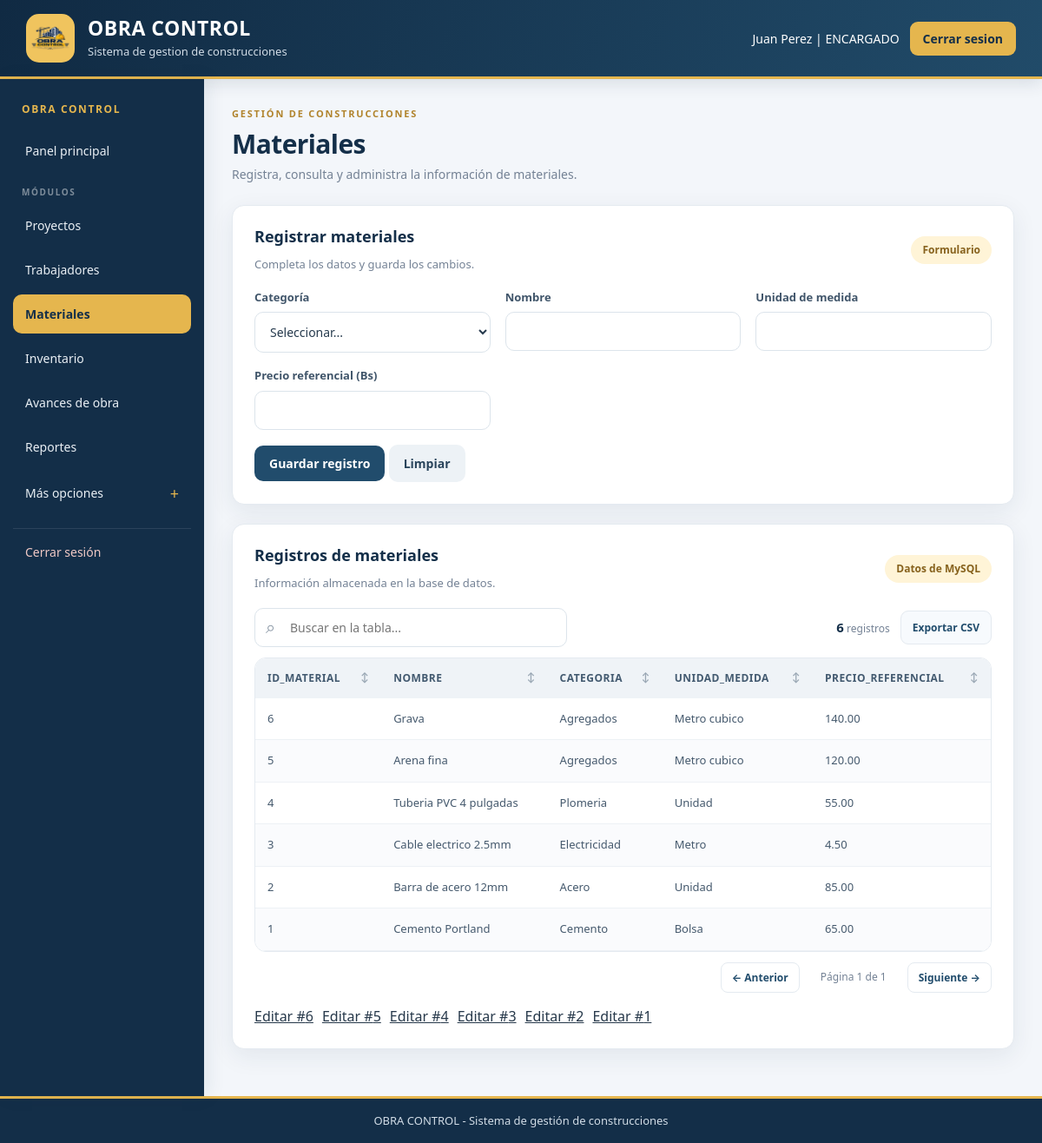
The app's page /encargado/materiales.php (signed in) with its own data.
### tables this page shows
CREATE TABLE material (
    id_material INT UNSIGNED AUTO_INCREMENT PRIMARY KEY,
    id_categoria INT UNSIGNED NOT NULL,
    nombre VARCHAR(120) NOT NULL,
    unidad_medida VARCHAR(30) NOT NULL,
    precio_referencial DECIMAL(10,2) NOT NULL DEFAULT 0,

    CONSTRAINT chk_material_precio
    CHECK (precio_referencial >= 0),

    CONSTRAINT fk_material_categoria
    FOREIGN KEY (id_categoria)
    REFERENCES categoria_material(id_categoria)
);

CREATE TABLE categoria_material (
    id_categoria INT UNSIGNED AUTO_INCREMENT PRIMARY KEY,
    nombre VARCHAR(100) NOT NULL UNIQUE,
    descripcion VARCHAR(200)
);

### encargado/materiales.php (the view, shortened to what this page needs)
<?php
require_once '../conexion.php';
require_once '../funciones.php';
$registro_editar = null;
$resultado = $conn->query("SELECT m.id_material,m.nombre,c.nombre AS categoria,m.unidad_medida,m.precio_referencial FROM material m INNER JOIN categoria_material c ON m.id_categoria=c.id_categoria ORDER BY m.id_material DESC");
?>
<!DOCTYPE html>
<html lang="es">
<head>
    <link rel="stylesheet" href="../css/estilo.css">
</head>
<body>
    <?php include '../encabezado.php';
    include '../menu.php'; ?>
    <section class="titulo-pagina"><span class="sobre-titulo">GESTIÓN DE CONSTRUCCIONES</span>
        <h2 class="titulo-seccion">Materiales</h2>
        <p>Registra, consulta y administra la información de materiales.</p>
    </section>
    <section class="tarjeta">
        <div class="encabezado-tabla">
            <div>
                <h3 class="titulo-tarjeta"><?php echo $registro_editar ? 'Editar registro' : 'Registrar materiales'; ?>
                </h3>
                <p>Completa los datos y guarda los cambios.</p>
            </div><span class="etiqueta">Formulario</span>
        </div>
        <form method="POST" class="rejilla-formulario"><input type="hidden" name="id_registro"
            <div><label class="etiqueta-campo">Categoría</label><select name="id_categoria" required>
                    <option value="">Seleccionar...</option>
                </select></div>
            <div><label class="etiqueta-campo">Nombre</label><input type="text" name="nombre"
                    value="<?php echo htmlspecialchars((string) ($registro_editar['nombre'] ?? '')); ?>" required></div>
            <div><label class="etiqueta-campo">Unidad de medida</label><input type="text" name="unidad_medida"
                    value="<?php echo htmlspecialchars((string) ($registro_editar['unidad_medida'] ?? '')); ?>" required>
            </div>
            <div><label class="etiqueta-campo">Precio referencial (Bs)</label><input type="number"
                    name="precio_referencial"
                    value="<?php echo htmlspecialchars((string) ($registro_editar['precio_referencial'] ?? '')); ?>"
                    step="0.01" min="0" required></div>
            <div class="campo-completo"><button type="submit" class="boton-principal" name="guardar">Guardar
                    registro</button> <a class="boton boton-secundario" href="materiales.php">Limpiar</a></div>
        </form>
    </section>
    <section class="tarjeta">
        <div class="encabezado-tabla">
            <div>
                <h3 class="titulo-tarjeta">Registros de materiales</h3>
                <p>Información almacenada en la base de datos.</p>
            </div><span class="etiqueta">Datos de MySQL</span>
        </div><?php mostrar_tabla($resultado); ?>
        <div class="lista-acciones">
            <?php if ($resultado && $resultado->num_rows > 0) {
                $resultado->data_seek(0);
                while ($fila_accion = $resultado->fetch_assoc()) { ?><span><a
                            href="?editar=<?php echo (int) $fila_accion['id_material']; ?>">Editar
                            #<?php echo (int) $fila_accion['id_material']; ?></a></span><?php }
            } ?></div>
    </section>
    <?php include '../menu_final.php'; ?>
</body>
</html>

### funciones.php (shortened to what this page needs)
<?php
function mostrar_tabla($resultado)
{
    $campos = $resultado->fetch_fields();
    $columnas = [];
    foreach ($campos as $campo) {
        $columnas[] = $campo->name;
    }
    $filas = [];
    while ($fila = $resultado->fetch_assoc()) {
        $filas[] = $fila;
    }
    echo "<div class='modulo-tabla'><div class='herramientas-tabla'>";
    echo "<div class='busqueda-tabla'><span class='icono-buscar'>⌕</span><input type='search' class='campo-busqueda-tabla' placeholder='Buscar en la tabla...' aria-label='Buscar en la tabla'></div>";
    echo "<div class='acciones-tabla'><span class='contador-filas'><strong>" . count($filas) . "</strong> registros</span><button type='button' class='boton-exportar' onclick='exportarTabla(this)'>Exportar CSV</button></div></div>";
    echo "<div class='contenedor-tabla'><table class='tabla-datos'><thead><tr>";
    foreach ($columnas as $indice => $columna) {
        echo "<th class='cabecera-ordenable' data-columna='" . $indice . "' tabindex='0'>" . htmlspecialchars($columna) . "<span class='icono-orden'>↕</span></th>";
    }
    echo "</tr></thead><tbody>";
    foreach ($filas as $fila) {
        echo "<tr>";
        foreach ($columnas as $columna) {
            echo "<td>" . htmlspecialchars((string) ($fila[$columna] ?? "")) . "</td>";
        }
        echo "</tr>";
    }
    echo "</tbody></table></div>";
    echo "<div class='paginacion-tabla'><button type='button' class='boton-pagina' data-direccion='-1'>← Anterior</button><span class='indicador-pagina'></span><button type='button' class='boton-pagina' data-direccion='1'>Siguiente →</button></div></div>";
}
?>

### records on screen
material: id_material "6", nombre "Grava", id_categoria.nombre "Agregados", unidad_medida "Metro cubico", precio_referencial "140.00"
material: id_material "5", nombre "Arena fina", id_categoria.nombre "Agregados", unidad_medida "Metro cubico", precio_referencial "120.00"
material: id_material "4", nombre "Tuberia PVC 4 pulgadas", id_categoria.nombre "Plomeria", unidad_medida "Unidad", precio_referencial "55.00"
material: id_material "3", nombre "Cable electrico 2.5mm", id_categoria.nombre "Electricidad", unidad_medida "Metro", precio_referencial "4.50"
material: id_material "2", nombre "Barra de acero 12mm", id_categoria.nombre "Acero", unidad_medida "Unidad", precio_referencial "85.00"
material: id_material "1", nombre "Cemento Portland", id_categoria.nombre "Cemento", unidad_medida "Bolsa", precio_referencial "65.00"

### other values on screen
$_SESSION["nombre"] "Juan Perez"
$_SESSION["rol"] "ENCARGADO"
$etiqueta "Proyectos"
$etiqueta "Trabajadores"
$etiqueta "Materiales"
$etiqueta "Inventario"
$etiqueta "Avances de obra"
$etiqueta "Reportes"
count($filas) "6"
$columna "ID_MATERIAL"
$columna "NOMBRE"
$columna "CATEGORIA"
$columna "UNIDAD_MEDIDA"
$columna "PRECIO_REFERENCIAL"
